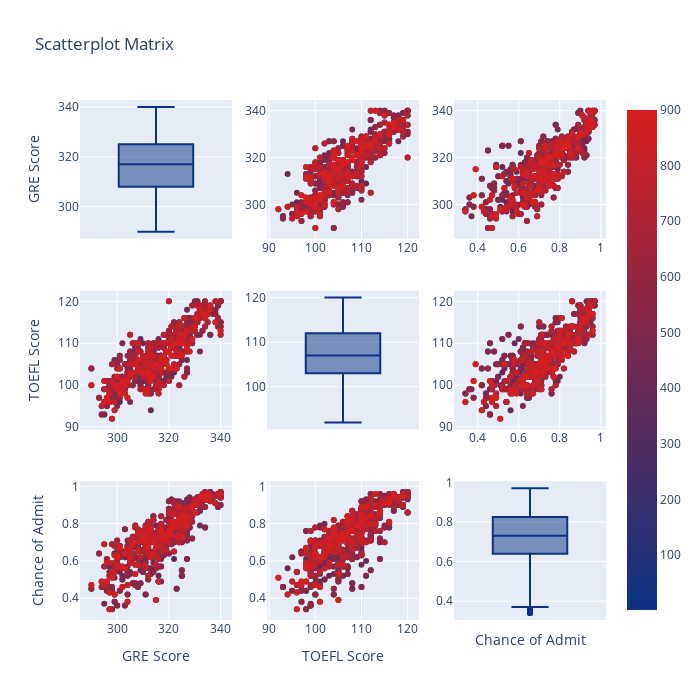

This figure's notebook cell:
### Markdown cell above
### GRE vs TOEFL vs Chance of Admission

### Code cell
# prepare data

data2 = data.loc[:,["GRE Score", "TOEFL Score", "Chance of Admit "]]
data2["index"] = np.arange(1,len(data2)+1)

# scatter matrix
fig = ff.create_scatterplotmatrix(data2, diag='box', index='index',colormap='Portland',
                                  colormap_type='cat',
                                  height=700, width=700)
iplot(fig)

### Figure 1 — Plotly figure (JSON) as saved in the notebook; plotly's stock layout.template omitted (floating-point values rounded to 4 significant figures; data arrays with more than 128 entries replaced by an {"elided": "..."} marker saying what was removed)
{"data": [{"marker": {"color": "rgb(12, 51, 131)"}, "showlegend": false, "type": "box", "xaxis": "x", "y": {"elided": "900 int values"}, "yaxis": "y"}, {"marker": {"color": {"elided": "900 int values"}, "colorscale": [[0, "rgb(12, 51, 131)"], [1, "rgb(217, 30, 30)"]], "showscale": true, "size": 6}, "mode": "markers", "showlegend": false, "type": "scatter", "x": {"elided": "900 int values"}, "xaxis": "x2", "y": {"elided": "900 int values"}, "yaxis": "y2"}, {"marker": {"color": {"elided": "900 int values"}, "colorscale": [[0, "rgb(12, 51, 131)"], [1, "rgb(217, 30, 30)"]], "showscale": false, "size": 6}, "mode": "markers", "showlegend": false, "type": "scatter", "x": {"elided": "900 float values"}, "xaxis": "x3", "y": {"elided": "900 int values"}, "yaxis": "y3"}, {"marker": {"color": {"elided": "900 int values"}, "colorscale": [[0, "rgb(12, 51, 131)"], [1, "rgb(217, 30, 30)"]], "showscale": false, "size": 6}, "mode": "markers", "showlegend": false, "type": "scatter", "x": {"elided": "900 int values"}, "xaxis": "x4", "y": {"elided": "900 int values"}, "yaxis": "y4"}, {"marker": {"color": "rgb(12, 51, 131)"}, "showlegend": false, "type": "box", "xaxis": "x5", "y": {"elided": "900 int values"}, "yaxis": "y5"}, {"marker": {"color": {"elided": "900 int values"}, "colorscale": [[0, "rgb(12, 51, 131)"], [1, "rgb(217, 30, 30)"]], "showscale": false, "size": 6}, "mode": "markers", "showlegend": false, "type": "scatter", "x": {"elided": "900 float values"}, "xaxis": "x6", "y": {"elided": "900 int values"}, "yaxis": "y6"}, {"marker": {"color": {"elided": "900 int values"}, "colorscale": [[0, "rgb(12, 51, 131)"], [1, "rgb(217, 30, 30)"]], "showscale": false, "size": 6}, "mode": "markers", "showlegend": false, "type": "scatter", "x": {"elided": "900 int values"}, "xaxis": "x7", "y": {"elided": "900 float values"}, "yaxis": "y7"}, {"marker": {"color": {"elided": "900 int values"}, "colorscale": [[0, "rgb(12, 51, 131)"], [1, "rgb(217, 30, 30)"]], "showscale": false, "size": 6}, "mode": "markers", "showlegend": false, "type": "scatter", "x": {"elided": "900 int values"}, "xaxis": "x8", "y": {"elided": "900 float values"}, "yaxis": "y8"}, {"marker": {"color": "rgb(12, 51, 131)"}, "showlegend": false, "type": "box", "xaxis": "x9", "y": {"elided": "900 float values"}, "yaxis": "y9"}], "layout": {"height": 700, "showlegend": true, "title": {"text": "Scatterplot Matrix"}, "width": 700, "xaxis": {"anchor": "y", "domain": [0, 0.2889], "showticklabels": false}, "xaxis2": {"anchor": "y2", "domain": [0.3556, 0.6444]}, "xaxis3": {"anchor": "y3", "domain": [0.7111, 1]}, "xaxis4": {"anchor": "y4", "domain": [0, 0.2889]}, "xaxis5": {"anchor": "y5", "domain": [0.3556, 0.6444], "showticklabels": false}, "xaxis6": {"anchor": "y6", "domain": [0.7111, 1]}, "xaxis7": {"anchor": "y7", "domain": [0, 0.2889], "title": {"text": "GRE Score"}}, "xaxis8": {"anchor": "y8", "domain": [0.3556, 0.6444], "title": {"text": "TOEFL Score"}}, "xaxis9": {"anchor": "y9", "domain": [0.7111, 1], "showticklabels": false, "title": {"text": "Chance of Admit "}}, "yaxis": {"anchor": "x", "domain": [0.7333, 1], "title": {"text": "GRE Score"}}, "yaxis2": {"anchor": "x2", "domain": [0.7333, 1]}, "yaxis3": {"anchor": "x3", "domain": [0.7333, 1]}, "yaxis4": {"anchor": "x4", "domain": [0.3667, 0.6333], "title": {"text": "TOEFL Score"}}, "yaxis5": {"anchor": "x5", "domain": [0.3667, 0.6333]}, "yaxis6": {"anchor": "x6", "domain": [0.3667, 0.6333]}, "yaxis7": {"anchor": "x7", "domain": [0, 0.2667], "title": {"text": "Chance of Admit "}}, "yaxis8": {"anchor": "x8", "domain": [0, 0.2667]}, "yaxis9": {"anchor": "x9", "domain": [0, 0.2667]}}}
